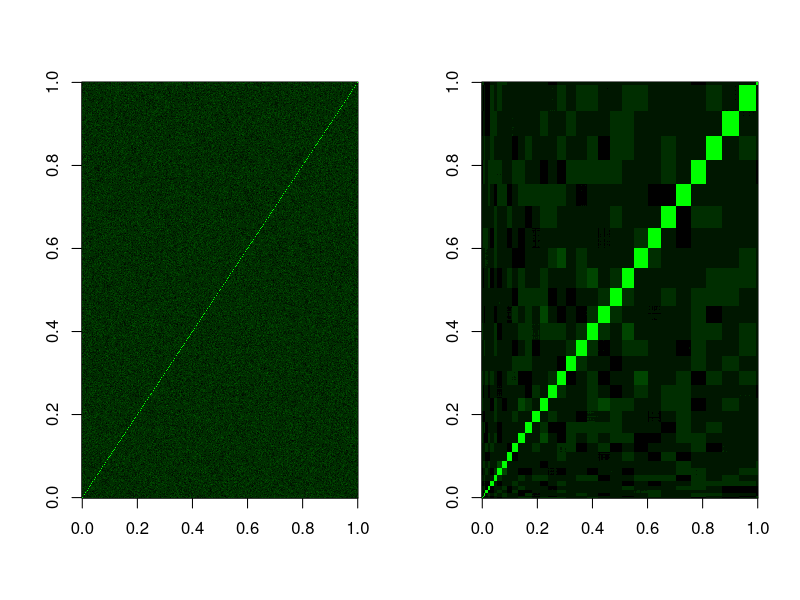

Here is the R script that generated this plot: (Note: this script raises an error after producing the figure.)
## ---- chunk 1
# seed for reproducible simulation:
set.seed(103);

# number of SNPs that we want to simulate:
m <- 500;
n <- 300;

# minor allele frequency for simulation:
maf <- runif(m, 0, 0.5);
## ---- chunk 2
x012 <- t(replicate(n, rbinom(2*m, 2, c(maf, maf))))
polymorphic <- apply(x012, 2, var) > 0
x012 <- x012[,polymorphic][,1:m]
maf <- c(maf, maf)[polymorphic][1:m]
round(maf[1:10], 2)
## ---- chunk 3
x012ld <- jitter(x012[,rep(1:m, 1:m)[1:m]], factor = 0.03)
xld <- scale(x012ld)
ldld <- (t(xld) %*% xld)/n
grmld <- (xld %*% t(xld))/m
ldscores_sampleld <- colSums(ldld^2)
ldscoresld <- (ldscores_sampleld*n - m) / (n + 1)
varxld = apply(x012ld, 2, var)
## ---- chunk 4
# ld visualization:
greens <- colorRampPalette(c('black', 'green'))(12)
par(mfrow=c(1,2))
ld1 <- cor(x012)
image(ld1, col=greens)
image(ldld, col=greens)
## ---- chunk 5
# randomly determine causal variants:
causal.number <- 30;

# repeat the generation process:
n_rep = 1000;
expression.instances <- matrix(NA, nrow = n, ncol = n_rep);

# simulate what are the causal variants:
causal.variants <- sample(m, size = causal.number, replace = FALSE)

# randomly determine their effect size:
causal.effect <- rnorm(n = causal.number, sd = 1);
names(causal.effect) <- causal.variants;

# find the amount of variance explained by genetics:
genetic.variance <- var(xld[, causal.variants] %*% causal.effect);
scaling.factor <- 1;
environment.variance <- scaling.factor * genetic.variance;
simulated.genotype <- vector('list', length = n_rep);

for (instance in seq(1, n_rep)){
  # randomly generate the genotype:
  x012 <- t(replicate(n, rbinom(2*m, 2, c(maf, maf))))
  polymorphic <- apply(x012, 2, var) > 0
  x012 <- x012[,polymorphic][,1:m]
  maf <- c(maf, maf)[polymorphic][1:m]
  round(maf[1:10], 2)
  x012ld <- jitter(x012[,rep(1:m, 1:m)[1:m]], factor = 0.03)
  xld <- scale(x012ld)

  # randomly generate residual points:
  residual <- rnorm(n = n, sd = sqrt(environment.variance));

  # simulate Y:
  expression.data = xld[, causal.variants] %*% causal.effect + residual;

  # store simulated expression:
  expression.instances[, instance] <- expression.data;
  
  # store simulated genotype:
  simulated.genotype[[instance]] <- xld;
  }

## ---- chunk 6
require(glmnet);
elastic.net <- lapply(
  seq(1, n_rep),
  FUN = function(instance) cv.glmnet(
    x = simulated.genotype[[instance]],
    y = expression.instances[, instance],
    alpah = 0.5
    )
  );

## ---- chunk 7
require(glmnet);
lasso.regression <- lapply(
  seq(1, n_rep),
  FUN = function(instance) cv.glmnet(
    x = simulated.genotype[[instance]],
    y = expression.instances[, instance],
    alpah = 1
    )
  );
## ---- chunk 8
require(glmnet);
ridge.regression <- elastic.net <- lapply(
  seq(1, n_rep),
  FUN = function(instance) cv.glmnet(
    x = simulated.genotype[[instance]],
    y = expression.instances[, instance],
    alpah = 0
    )
  );
## ---- chunk 9
snp = '135';
methods <- c('ridge', 'lasso', 'elastic');
inference.matrix <- matrix(NA, nrow = n_rep, ncol = length(methods));
rownames(inference.matrix) <- paste0('simulation', seq(1, n_rep));
colnames(inference.matrix) <- methods;
# first summarize what is the distribution coefficient at the causal variant 499:
for (instance in seq(1, n_rep)) {
  # get the coefficient at variant 135 in data:
  ridge.beta <- coef(ridge.regression[[instance]], s = 'lambda.min')[paste0('V', snp), ];
  lasso.beta <- coef(lasso.regression[[instance]], s = 'lambda.min')[paste0('V', snp), ];
  elastic.beta <- coef(elastic.net[[instance]], s = 'lambda.min')[paste0('V', snp), ];
  
  # get the snp result:
  inference.matrix[instance, 'ridge'] <- ridge.beta;
  inference.matrix[instance, 'lasso'] <- lasso.beta;
  inference.matrix[instance, 'elastic'] <- elastic.beta;
}

# report true effect size:
cat('snp: ', snp, ' causal effect = ', causal.effect[snp])
hist(inference.matrix[, 'ridge'], labels=T)
hist(inference.matrix[, 'lasso'], labels=T)
hist(inference.matrix[, 'elastic'], labels=T)

## ---- chunk 10
snp = '258';
methods <- c('ridge', 'lasso', 'elastic');
inference.matrix <- matrix(NA, nrow = n_rep, ncol = length(methods));
rownames(inference.matrix) <- paste0('simulation', seq(1, n_rep));
colnames(inference.matrix) <- methods;
# first summarize what is the distribution coefficient at the causal variant 499:
for (instance in seq(1, n_rep)) {
  # get the coefficient at variant in data:
  ridge.beta <- coef(ridge.regression[[instance]], s = 'lambda.min')[paste0('V', snp), ];
  lasso.beta <- coef(lasso.regression[[instance]], s = 'lambda.min')[paste0('V', snp), ];
  elastic.beta <- coef(elastic.net[[instance]], s = 'lambda.min')[paste0('V', snp), ];
  
  # get the snp result:
  inference.matrix[instance, 'ridge'] <- ridge.beta;
  inference.matrix[instance, 'lasso'] <- lasso.beta;
  inference.matrix[instance, 'elastic'] <- elastic.beta;

}

# report true effect size:
cat('snp: ', snp, ' causal effect = ', causal.effect[snp])
# we will draw the distribution for snp
hist(inference.matrix[, 'ridge'], labels=T)
hist(inference.matrix[, 'lasso'], labels=T)
hist(inference.matrix[, 'elastic'], labels=T)
## ---- chunk 11
snp = '136';
methods <- c('ridge', 'lasso', 'elastic');
inference.matrix <- matrix(NA, nrow = n_rep, ncol = length(methods));
rownames(inference.matrix) <- paste0('simulation', seq(1, n_rep));
colnames(inference.matrix) <- methods;
# first summarize what is the distribution coefficient at the causal variant 499:
for (instance in seq(1, n_rep)) {
  # get the coefficient at variant in data:
  ridge.beta <- coef(ridge.regression[[instance]], s = 'lambda.min')[paste0('V', snp), ];
  lasso.beta <- coef(lasso.regression[[instance]], s = 'lambda.min')[paste0('V', snp), ];
  elastic.beta <- coef(elastic.net[[instance]], s = 'lambda.min')[paste0('V', snp), ];
  
  # get the snp result:
  inference.matrix[instance, 'ridge'] <- ridge.beta;
  inference.matrix[instance, 'lasso'] <- lasso.beta;
  inference.matrix[instance, 'elastic'] <- elastic.beta;
}

# report true effect size:
cat('snp: ', snp, ' causal effect = ', causal.effect[snp])
# we will draw the distribution for snp 
hist(inference.matrix[, 'ridge'], labels=T)
hist(inference.matrix[, 'lasso'], labels=T)
hist(inference.matrix[, 'elastic'], labels=T)
